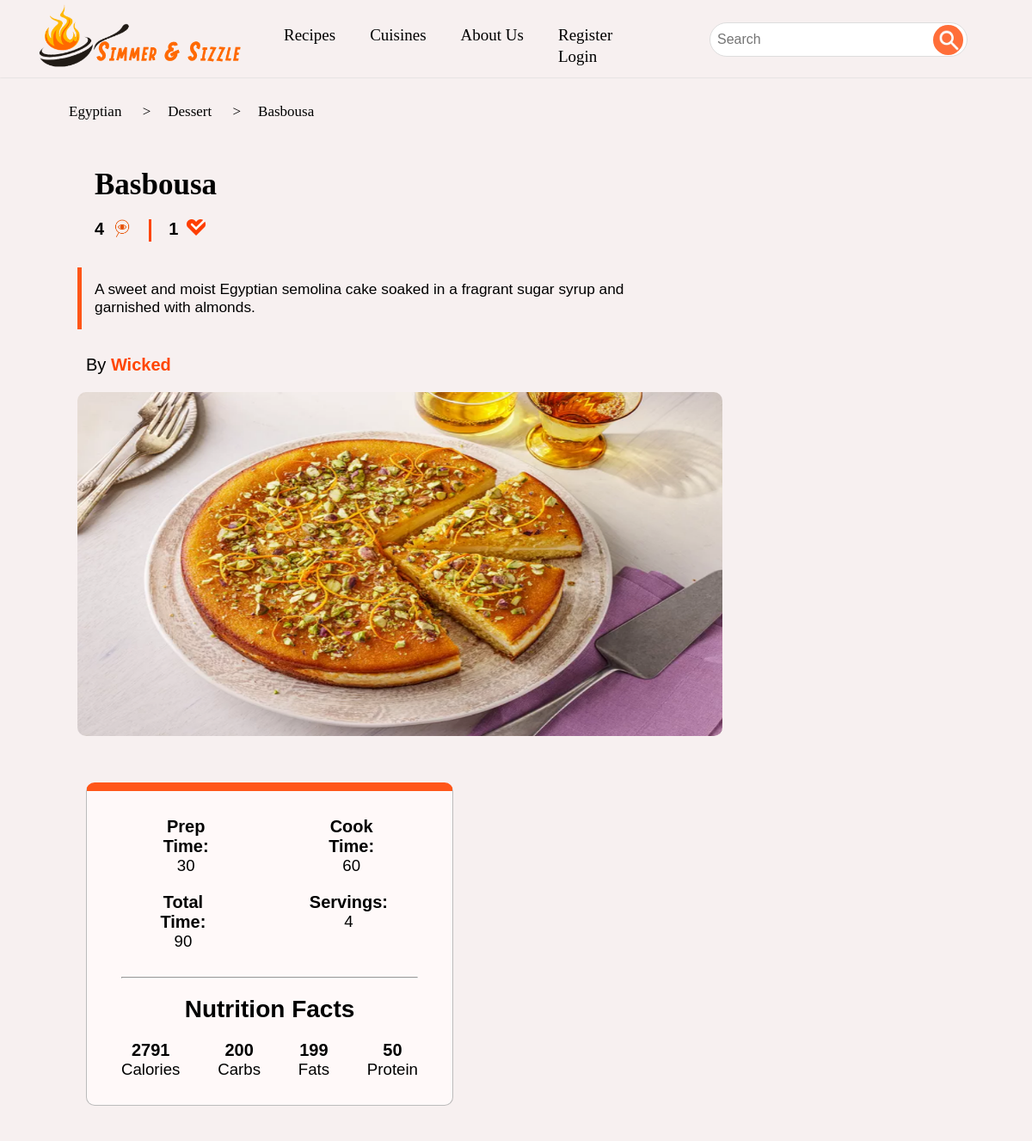
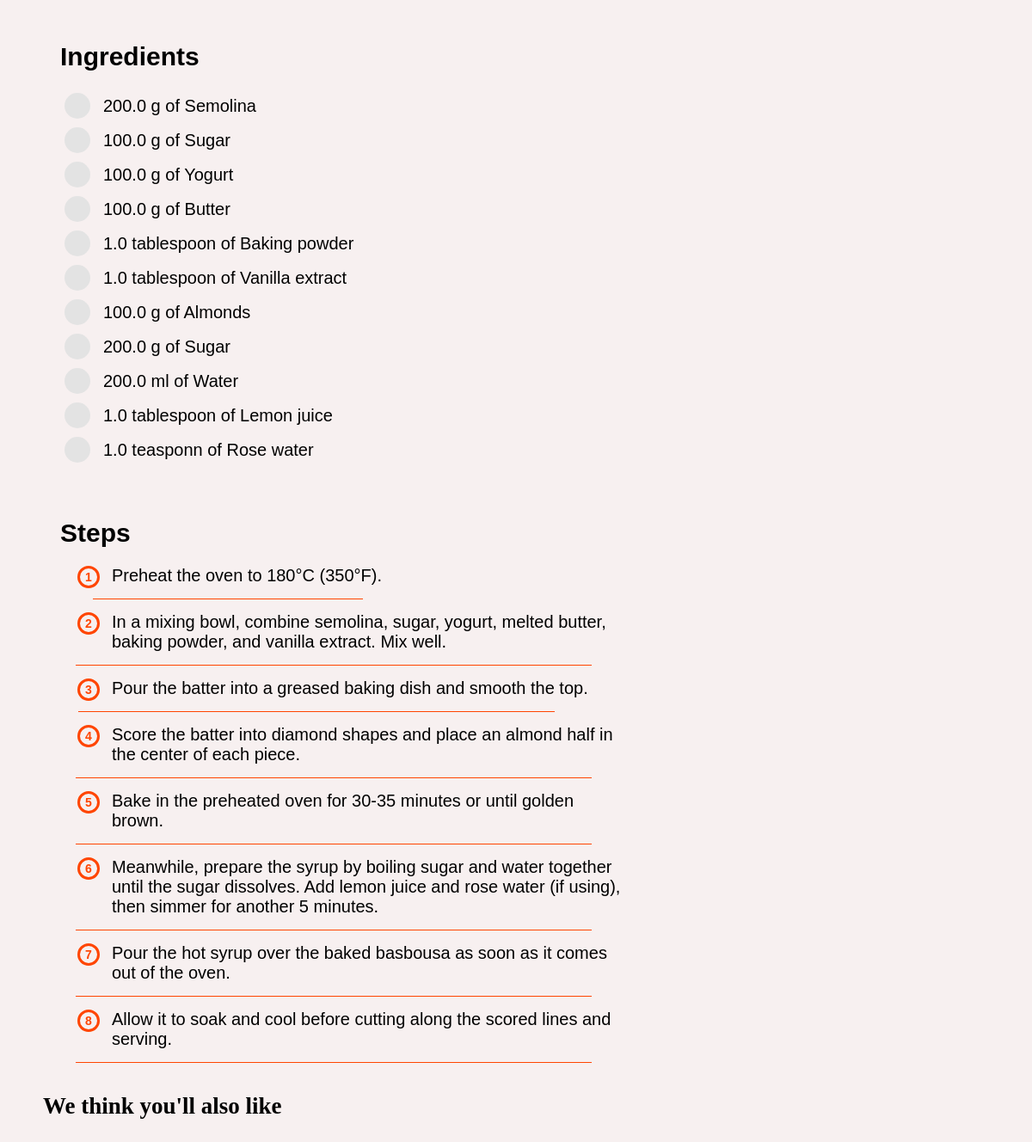
The page /recipes/5 on the database its author committed (2 pictures, top to bottom).
### RecipeFinder/models.py (models this page shows, shortened)
class Cuisine(models.Model):
    name = models.CharField(max_length=100, validators=[alpha])
    info = models.TextField(max_length=1000)

class Recipe(models.Model):
    courses_pairs = [("Appetizers", "Appetizers"), ("Maincourse", "Maincourse"), ("Dessert", "Dessert")]
    chef = models.ForeignKey(User, null=True, on_delete=models.SET_NULL, related_name="recipes", validators=[adminValidator])
    name = models.CharField(max_length=100, validators=[alpha])
    description = models.TextField(max_length=1000)
    course = models.CharField(max_length=25, choices=courses_pairs)
    cuisine = models.ForeignKey(Cuisine, on_delete=models.CASCADE, related_name="recipes")
    prepTime = models.IntegerField(validators=[nonNegative])
    cookTime = models.IntegerField(validators=[nonNegative])
    servings = models.IntegerField(validators=[nonNegative])
    carbs = models.IntegerField(null=True, validators=[nonNegative])
    protein = models.IntegerField(null=True, validators=[nonNegative])
    fats = models.IntegerField(null=True, validators=[nonNegative])
    image = models.ImageField(null=True, upload_to="images/")
    dateAdded = models.DateTimeField(auto_now_add=True)
    @classmethod
    def courses(cls):
        coursesList = []
        for course in cls.courses_pairs:
            coursesList.append(course[0])
        return coursesList
    def totalTime(self):
        return self.prepTime + self.cookTime
    def calories(self):
        if not self.carbs or not self.fats or not self.protein:
            return 0
        return 4 * self.carbs + 4 * self.protein + 9 * self.fats
    def checkLike(self, user):
        return user.is_authenticated and user.likes.filter(recipe=self).exists()
    def viewsCount(self):
        return self.views.count()
    def likesCount(self):
        return self.likes.count()
    def getSteps(self):
        return self.steps.all().order_by("index")
    def getIngredients(self):
        return self.ingredients.all()

class User(AbstractUser):
    isAdmin = models.BooleanField(default=True)

class Ingredient(models.Model):
    recipe = models.ForeignKey(Recipe, on_delete=models.CASCADE, related_name="ingredients")
    name = models.CharField(max_length=50)
    quantity = models.FloatField(validators=[nonNegative])
    unit = models.ForeignKey(Unit, null=True, on_delete=models.SET_NULL)

class Unit(models.Model):
    name = models.CharField(max_length=25, unique=True, validators=[alpha], primary_key=True)
    conversion = models.FloatField(null=True, validators=[nonNegative])
    def __str__(self):
        return self.name

class Step(models.Model):
    recipe = models.ForeignKey(Recipe, on_delete=models.CASCADE, related_name="steps")
    content = models.CharField(max_length=500)
    index = models.IntegerField()

### RecipeFinder/views.py (the view)
# urls.py: path("recipes/<int:id>", views.recipe_view, name="recipe"),
def recipe_view(request, id):
    recipe = models.Recipe.objects.get(id=id)
    if request.user.is_authenticated:
        recipe.addView(request.user)
    recipe.liked = recipe.checkLike(request.user)
    linkHistory = [
        {
            "name": recipe.cuisine.name,
            "ref": reverse("cuisine", args=(recipe.cuisine.id,))
        },
        {
            "name": recipe.course,
            "ref": reverse("course", args=(recipe.cuisine.id, recipe.course))
        },
        {
            "name": recipe.name,
            "ref": reverse("recipe", args=(recipe.id,))
        }
    ]
    return render(request, "RecipeFinder/recipe.html", defaultContext({
        "linkHistory": linkHistory,
        "recipe": recipe,
        "API": [{
            "header": "",
            "request": {
                "recipeToRecommend": id
            },
            "id": "recommendations-container"
            }],
    }))

### RecipeFinder/views.py (called while the page is built)
def defaultContext(dic={}):
    dic["cuisines"] = models.Cuisine.objects.all()
    dic["courses"] = models.Recipe.courses()
    dic["units"] = models.Unit.objects.all()
    if dic.get("API"):
        dic["categories"] = []
        for category in dic["API"]:
            cat = {
                "header": category["header"],
                "id": category["id"],
            }
            del category["header"]
            if category.get("url"):
                cat["url"] = category["url"]
                del category["url"]
            dic["categories"].append(cat)
    return dic;

### RecipeFinder/templates/RecipeFinder/recipe.html (shortened to what this page needs)
{% extends 'RecipeFinder/layout.html' %}
{% load static %}
{% block main_view %}
<div class="recipe-container">
    <ul id="link-history"></ul>
    <div class="category-header" id="Recipe_Name">
        {{ recipe.name }}
    </div>
    <div class="stats-container">
        <div class="stat">
            <div class="stat-data">
                {{ recipe.viewsCount }}
            </div>
            <div class="stat-icon">
                <img src="{% static 'RecipeFinder/views_icon.png' %}" alt="views">
            </div>
        </div>
        <div class="stat">
            <div class="stat-data" id="likes-count">
                {{ recipe.likesCount }}
            </div>
            <div class="stat-icon">
                <img src="{% static 'RecipeFinder/likes_icon.png' %}" alt="likes">
            </div>
        </div>
    </div>
    <div class="cool-text-container" id="Recipe_Description">
        {{ recipe.description }}
    </div>
    <div class="chef-container">
        <span class="by">By</span>
        <a class="chef cool-link" href="{% url 'chef' recipe.chef %}">
            <span>{{ recipe.chef }}</span>
        </a>
    </div>
    <div class="recipe-img">
        <img id="recipe-image" src="{% if recipe.image %}{{ recipe.image.url }}{% else %}{% static 'RecipeFinder/food.jpg' %}{% endif %}" width="750" height="400">
    </div>
</div>
<div class="info-container">
    <div class="row-sp">
        <div class="info-item time-item">
            <div class = "info-title">Prep Time:</div>
            <div class = "info-desc" id="PrepTime">{{ recipe.prepTime }}</div>
        </div>
        <div class="info-item time-item">
            <div class="info-title">Cook Time:</div>
            <div class="info-desc" id="CookTime">{{ recipe.cookTime }}</div>
        </div>
    </div>
    <div class="row-sp">
        <div class="info-item time-item">
            <div class="info-title">Total Time:</div>
            <div class="info-desc" id="TotalTime">{{ recipe.totalTime }}</div>
        </div>
        <div class="info-item time-item">
            <div class="info-title">Servings:</div>
            <div class="info-desc" id="Servings">{{ recipe.servings }}</div>
        </div>
    </div>
    <hr>
    <div class="info-header">
        Nutrition Facts
    </div>
    <div class="row-sp">
        <div class="info-item">
            <div id="calories" class="info-title">{{ recipe.calories }}</div>
            <div class="info-desc">Calories</div>
        </div>
        <div class="info-item">
            <div id="carbs" class="info-title">{{ recipe.carbs }}</div>
            <div class="info-desc">Carbs</div>
        </div>
        <div class="info-item">
            <div id="fats" class="info-title">{{ recipe.fats }}</div>
            <div class="info-desc">Fats</div>
        </div>
        <div class="info-item">
            <div id="protein" class="info-title">{{ recipe.protein }}</div>
            <div class="info-desc">Protein</div>
        </div>
    </div>
</div>
<div class="recipe-info-container">
    <h1 class="info-heading">Ingredients</h1>
    <ul class="ingredient-list" id = "Ingredients">
       {% for ingredient in recipe.getIngredients %}
       <li><input type="checkbox" class="cool-form checkbox-bg"> <span>{{ ingredient.quantity }} {{ ingredient.unit }} of {{ ingredient.name }} </span></li>
       {% endfor %}
    </ul>
</div>
<div class="recipe-info-container">
    <h1 class="info-heading">Steps</h1>
    <ol class="cool-ol bouncy-list" id = "Steps" >
        {% for step in recipe.getSteps %}
        <li> {{ step.content }} </li>
        {% endfor %}
    </ol>
</div>
<div class="fancy-header">We think you'll also like</div>
{% endblock %}

### RecipeFinder/templates/RecipeFinder/layout.html (shortened to what this page needs)
{% extends 'RecipeFinder/nav.html' %}
{% load static %}
{% block body %}
<div class="main-view">
    {% if linkHistory %}
        <ul id="link-history">
            {% for link in linkHistory %}
            <li><a href="{{ link.ref }}" class="navbar-link-item norm-link">{{ link.name }}</a></li>
            {% endfor %}
        </ul>
    {% endif %}
    {% block main_view %}
    {% endblock %}
</div>
{% endblock %}

### RecipeFinder/templates/RecipeFinder/nav.html (shortened to what this page needs)
{% load static %}
<!DOCTYPE html>
<html lang="en">
    <head>
        <link rel="stylesheet" href="{% static 'RecipeFinder/styles.css' %}">
    </head>
    <body>
        <nav class="navbar-container">
            <div class="navbar row">
                <a href="{% url 'index' %}" class="navbar-logo">
                    <img src="{% static 'RecipeFinder/logo.png' %}" width="280">
                </a>
                <div class="navbar-items row">
                    <a href="{% url 'recipes' %}" class="navbar-link-item norm-link">Recipes</a>
                    <div class="drop-down-menu">
                        <a class="drop-down-button navbar-link-item norm-link">Cuisines</a>
                    </div>
                    <a href="{% url 'about' %}" class="navbar-link-item norm-link">About Us</a>
                    <div class="drop-down-menu">
                        {% if user.is_authenticated %}
                        <a class="drop-down-button navbar-link-item norm-link">{{ user.username }}</a>
                        <div class="drop-down-options">
                            {% if user.isAdmin %}
                            <a href="{% url 'chef' user.username %}" class="navbar-link-item norm-link">Your Recipes</a>
                            <a href="{% url 'add_recipe' %}" class="navbar-link-item norm-link">Add Recipe</a>
                            {% endif %}
                            <a href="{% url 'favourites' %}" class="navbar-link-item norm-link">Favourites</a>
                            <a href="{% url 'logout' %}" class="navbar-link-item norm-link">Logout</a>
                        </div>
                        {% else %}
                        <a href="{% url 'register' %}" class="navbar-link-item norm-link">Register</a>
                        <a href="{% url 'login' %}" class="navbar-link-item norm-link">Login</a>
                        {% endif %}
                    </div>
                </div>
                <form action="{% url 'search' %}" method="get">
                    <div class="navbar-search row">
                        <input name="q" type="text" class="cool-form form-peach" placeholder="Search" value="{{ past_query }}">
                        <button type="submit" class="cool-button button-peach"></button>
                    </div>
                </form>
            </div>
        </nav>
        {% block body %}
        {% endblock %}
    </body>
</html>

### rows shown on the page
Cuisine: name "Egyptian"
Recipe: name "Dessert" "Basbousa", name "Basbousa", viewsCount "4", likesCount "1", description "A sweet and moist Egyptian semolina cake soaked in a fragrant sugar syrup and garnished with almonds.", chef "Wicked", image (picture), prepTime "30", cookTime "60", totalTime "90", servings "4", calories "2791", carbs "200", fats "199", protein "50"
Ingredient: quantity "200.0", unit "g", name "Semolina"
Ingredient: quantity "100.0", unit "g", name "Sugar"
Ingredient: quantity "100.0", unit "g", name "Yogurt"
Ingredient: quantity "100.0", unit "g", name "Butter"
Ingredient: quantity "1.0", unit "tablespoon", name "Baking powder"
Ingredient: quantity "1.0", unit "tablespoon", name "Vanilla extract"
Ingredient: quantity "100.0", unit "g", name "Almonds"
Ingredient: quantity "200.0", unit "g", name "Sugar"
Ingredient: quantity "200.0", unit "ml", name "Water"
Ingredient: quantity "1.0", unit "tablespoon", name "Lemon juice"
Ingredient: quantity "1.0", unit "teasponn", name "Rose water"
Step: content "Preheat the oven to 180°C (350°F)."
Step: content "In a mixing bowl, combine semolina, sugar, yogurt, melted butter, baking powder, and vanilla extract. Mix well."
Step: content "Pour the batter into a greased baking dish and smooth the top."
Step: content "Score the batter into diamond shapes and place an almond half in the center of each piece."
Step: content "Bake in the preheated oven for 30-35 minutes or until golden brown."
Step: content "Meanwhile, prepare the syrup by boiling sugar and water together until the sugar dissolves. Add lemon juice and rose water (if using), then simmer for another 5 minutes."
Step: content "Pour the hot syrup over the baked basbousa as soon as it comes out of the oven."
Step: content "Allow it to soak and cool before cutting along the scored lines and serving."
